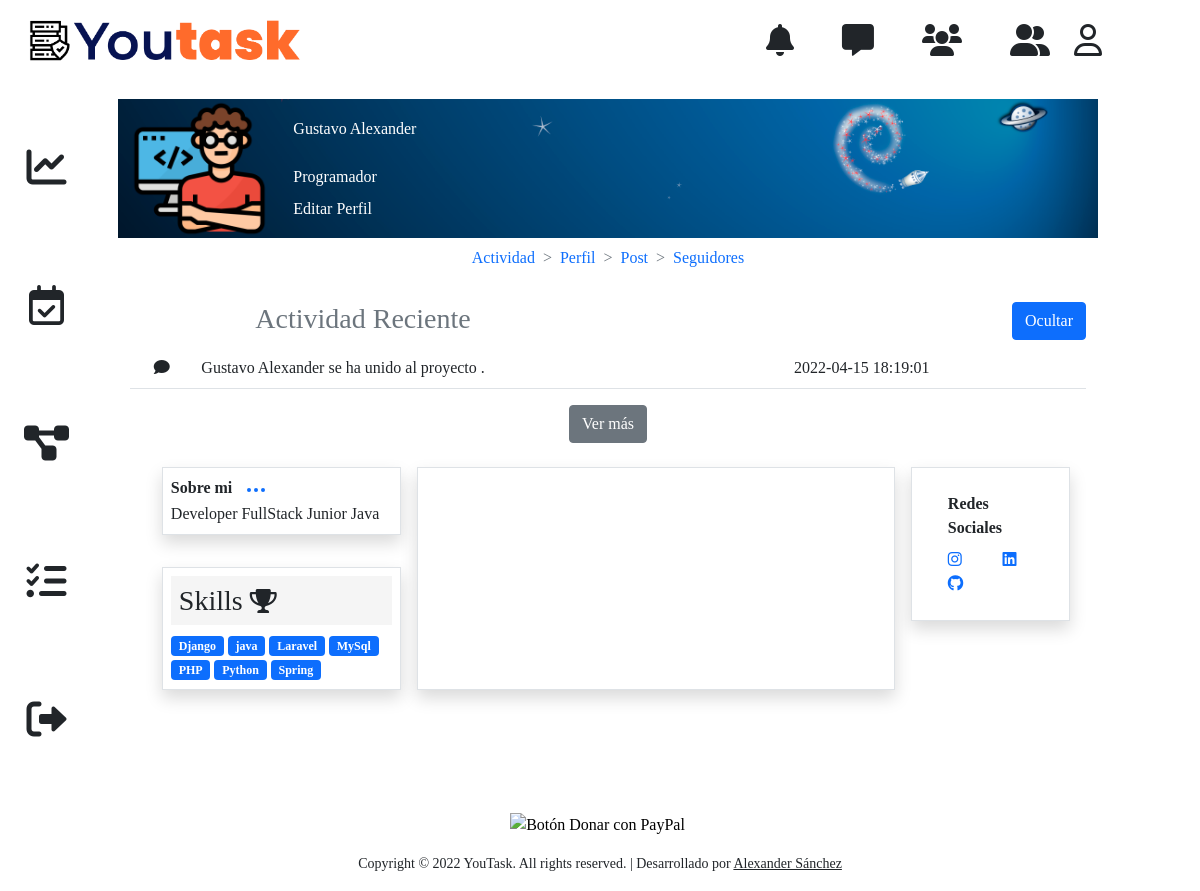
Screenshot of /perfil (signed in) with the database file from the repository.
### tables this page shows
CREATE TABLE `activity` (
  `id` int NOT NULL AUTO_INCREMENT,
  `user_id` int NOT NULL,
  `action` varchar(100) NOT NULL,
  `project_id` int DEFAULT NULL,
  `task_id` int DEFAULT NULL,
  `post_id` int DEFAULT NULL,
  `create_at` timestamp NULL DEFAULT CURRENT_TIMESTAMP,
  PRIMARY KEY (`id`),
  KEY `fk_user_idx` (`user_id`),
  KEY `fk_post_activity_idx` (`post_id`),
  KEY `fk_project_activity_idx` (`project_id`),
  KEY `fk_task_activity_idx` (`task_id`),
  CONSTRAINT `fk_post_activity` FOREIGN KEY (`post_id`) REFERENCES `post` (`id`) ON DELETE CASCADE ON UPDATE CASCADE,
  CONSTRAINT `fk_project_activity` FOREIGN KEY (`project_id`) REFERENCES `Projects` (`id`) ON DELETE CASCADE ON UPDATE CASCADE,
  CONSTRAINT `fk_task_activity` FOREIGN KEY (`task_id`) REFERENCES `Tasks` (`id`) ON DELETE CASCADE ON UPDATE CASCADE,
  CONSTRAINT `fk_user_activity` FOREIGN KEY (`user_id`) REFERENCES `users` (`id`) ON DELETE CASCADE ON UPDATE CASCADE
);

CREATE TABLE `users` (
  `id` int NOT NULL AUTO_INCREMENT,
  `username` varchar(20) NOT NULL,
  `password` varchar(200) NOT NULL,
  `email` varchar(60) NOT NULL,
  `validate` tinyint(1) DEFAULT NULL,
  `token` varchar(100) DEFAULT NULL,
  `admin` tinyint(1) DEFAULT NULL,
  `avatar` varchar(200) NOT NULL DEFAULT 'male.png',
  `dateC` timestamp NOT NULL DEFAULT CURRENT_TIMESTAMP,
  `description` mediumtext,
  `rol` varchar(45) DEFAULT NULL,
  `apellidos` varchar(70) NOT NULL,
  `isSocials` tinyint(1) DEFAULT '1',
  `instagram` varchar(200) DEFAULT NULL,
  `github` varchar(200) DEFAULT NULL,
  `linkedin` varchar(200) DEFAULT NULL,
  `gen` tinyint DEFAULT NULL,
  PRIMARY KEY (`id`),
  UNIQUE KEY `email` (`email`)
);

CREATE TABLE `skills` (
  `id` int NOT NULL AUTO_INCREMENT,
  `name` varchar(45) NOT NULL,
  PRIMARY KEY (`id`),
  UNIQUE KEY `name_UNIQUE` (`name`)
);

### controllers/PanelController.php (called while the page is built, shortened)
<?php
class PanelController
{
    public static function showPerfil(Router $router)
    {
        $activity = new Action();
        $typeAlert = false;
        $user = Users::find('id', $_SESSION['user'], false);
        $skills = $user->getSkills();
        $posts = Post::getAllC($user->id, 4);
        $activities = $activity->getAll($user->id, 4, 4);
        $router->render('app/profile', [
            'user' => $user,
            'alerts' => Users::getAlerts(),
            'typeAlert' => $typeAlert,
            'skills' => $skills,
            'posts' => $posts,
            'activities' => $activities,
        ]);
    }
}

### public/index.php (called while the page is built, shortened)
<?php
$router = new Router();
$router->post('/', [PageController::class, 'index']);
$router->get('/', [PageController::class, 'index']);
$router->get('/inicio', [PageController::class, 'index']);
$router->post('/inicio', [PageController::class, 'index']);
$router->get('/contacto', [PageController::class, 'contact']);
$router->get('/login', [LoginController::class, 'auth']);
$router->post('/login', [LoginController::class, 'auth']);
$router->get('/registro', [LoginController::class, 'register']);
$router->post('/registro', [LoginController::class, 'register']);
$router->get('/salir', [LoginController::class, 'logout']);
$router->get('/recuperar-password', [LoginController::class, 'forgetPassword']);
$router->post('/recuperar-password', [LoginController::class, 'forgetPassword']);
$router->get('/recovery-password', [LoginController::class, 'recoveryPassword']);
$router->post('/recovery-password', [LoginController::class, 'recoveryPassword']);
$router->get('/panel', [PanelController::class, 'index']);
$router->post('/panel', [PanelController::class, 'index']);
$router->get('/seguidores', [PanelController::class, 'showFriends']);
$router->post('/seguidores', [PanelController::class, 'showFriends']);
$router->get('/perfil', [PanelController::class, 'showPerfil']);
$router->post('/perfil', [PanelController::class, 'showPerfil']);
$router->get('/editar-perfil', [PanelController::class, 'editProfile']);
$router->post('/editar-perfil', [PanelController::class, 'editProfile']);
$router->get('/crear-proyecto', [PanelController::class, 'createProject']);
$router->post('/crear-proyecto', [PanelController::class, 'createProject']);
$router->get('/crear-tarea', [PanelController::class, 'createTask']);
$router->post('/crear-tarea', [PanelController::class, 'createTask']);
$router->get('/calendario', [PanelController::class, 'Calendar']);
$router->get('/proyectos', [PanelController::class, 'showProjects']);
$router->post('/proyectos', [PanelController::class, 'showProjects']);
$router->get('/proyecto', [PanelController::class, 'showProject']);
$router->post('/proyecto', [PanelController::class, 'showProject']);
$router->get('/tareas', [PanelController::class, 'showTasks']);
$router->post('/tarea', [PanelController::class, 'showTask']);
$router->get('/tarea', [PanelController::class, 'showTask']);
$router->get('/posts', [PanelController::class, 'showPosts']);
$router->post('/posts', [PanelController::class, 'showPosts']);
$router->get('/post', [PanelController::class, 'showPost']);
$router->post('/post', [PanelController::class, 'showPost']);
$router->get('/crear-post', [PanelController::class, 'create_post']);
$router->post('/crear-post', [PanelController::class, 'create_post']);
$router->get('/modificar-post', [PanelController::class, 'update_post']);
$router->post('/modificar-post', [PanelController::class, 'update_post']);
$router->get('/actividad', [PanelController::class, 'showActivity']);
$router->get('/seguidor', [PanelController::class, 'showFriend']);
$router->post('/seguidor', [PanelController::class, 'showFriend']);
$router->get('/mensajes', [PanelController::class, 'showMessages']);
$router->post('/mensajes', [PanelController::class, 'showMessages']);
$router->get('/actualizar-proyecto', [PanelController::class, 'updateProject']);
$router->post('/actualizar-proyecto', [PanelController::class, 'updateProject']);
$router->post('/actualizar-tarea', [PanelController::class, 'updateTask']);
$router->get('/actualizar-tarea', [PanelController::class, 'updateTask']);
$router->get('/miembros-proyecto', [PanelController::class, 'getMembersProjectC']);
$router->post('/miembros-proyecto', [PanelController::class, 'getMembersProjectC']);
$router->get('/api/posts', [APIController::class, 'listPosts']);
$router->post('/api/posts', [APIController::class, 'listPosts']);
$router->get('/api/post/delete', [APIController::class, 'deletePost']);
$router->post('/api/post/delete', [APIController::class, 'deletePost']);
$router->post('/api/post/update', [APIController::class, 'updatePost']);
$router->get('/api/post/update', [APIController::class, 'updatePost']);
$router->get('/api/friends', [APIController::class, 'listFriends']);
$router->post('/api/friends/delete', [APIController::class, 'deleteFriend']);
$router->post('/api/friends/update', [APIController::class, 'updateFriend']);
$router->get('/api/proyects', [APIController::class, 'listProjects']);
$router->get('/api/tasks', [APIController::class, 'listTasks']);
$router->get('/api/send_response_comment', [APIController::class, 'send_response_comment']);
$router->post('/api/send_response_comment', [APIController::class, 'send_response_comment']);
$router->post('/api/search-friends-for-name', [APIController::class, 'search_friends_for_name']);
$router->post('/api/send-resquest-friend', [APIController::class, 'send_resquest_friend']);
$router->get('/api/check-request-follower', [APIController::class, 'checkRequestFollower']);
$router->post('/api/check-request-follower', [APIController::class, 'checkRequestFollower']);
$router->post('/api/show-requests-followers', [APIController::class, 'getRequestsFollow']);
$router->get('/api/show-requests-followers', [APIController::class, 'getRequestsFollow']);
$router->post('/api/accept-follower', [APIController::class, 'acceptFollower']);
$router->post('/api/accept-reject', [APIController::class, 'RejectFollower']);
$router->get('/api/get-skills', [APIController::class, 'getAllSkills']);
$router->post('/api/check-skill', [APIController::class, 'checkSkill']);
$router->post('/api/create-skill', [APIController::class, 'createSkill']);
$router->post('/api/chat/app', [APIController::class, 'showChat']);
$router->post('/api/chat/app/send-message', [APIController::class, 'sendMessage']);
$router->get('/api/get-projects-paginate', [APIController::class, 'getProjectsPaginate']);
$router->post('/api/get-projects-paginate', [APIController::class, 'getProjectsPaginate']);
$router->get('/api/get-tasks-paginate', [APIController::class, 'getProjectsPaginate']);
$router->post('/api/get-tasks-paginate', [APIController::class, 'getTasksPaginate']);
$router->post('/api/delete', [APIController::class, 'delete']);
$router->post('/api/getMembersByProject', [APIController::class, 'getMembers']);
$router->post('/api/sendMessageProject', [APIController::class, 'sendMessageProject']);
$router->post('/api/getMessagesProjects', [APIController::class, 'getMessagesProjects']);
$router->post('/api/to-do-list', [APIController::class, 'getTaskByProject']);
$router->post('/api/addTaskByProject', [APIController::class, 'addTaskByProject']);
$router->post('/api/deleteFileByProject', [APIController::class, 'deleteFileByProject']);
$router->post('/api/getFriendsNotMembersByGroup', [APIController::class, 'getFriendsNotMembersByGroup']);
$router->post('/api/sendInvitationProject', [APIController::class, 'sendInvitationProject']);
$router->post('/api/insertAdminByProject', [APIController::class, 'insertAdminByProject']);
$router->get('/api/insertAdminByProject', [APIController::class, 'insertAdminByProject']);
$router->get('/api/dismisAdminByProject', [APIController::class, 'dismisAdminByProject']);
$router->post('/api/dismisAdminByProject', [APIController::class, 'dismisAdminByProject']);
$router->post('/api/checkAdminOrCreator', [APIController::class, 'checkAdminOrCreator']);
$router->post('/api/sendCommentChat', [APIController::class, 'sendCommentChat']);
$router->post('/api/showMessagesTask', [APIController::class, 'showMessagesTask']);
$router->post('/api/getEventsTask', [APIController::class, 'getEventsTask']);
$router->get('/api/getEvents', [APIController::class, 'getEvents']);
$router->post('/api/createEventC', [APIController::class, 'createEventC']);
$router->checkRutes();

### models/ActiveRecord.php (called while the page is built, shortened)
<?php
class ActiveRecord
{
    protected static $db;
    protected static $tabla = '';
    public static function setDB($database)
    {
        static::$db = $database;
    }
    public static function find($col, $item, bool $isAll)
    {
        $query = "SELECT * FROM " . static::$tabla  . " WHERE ${col} = '${item}' ";
        $data = static::consulSQL($query);
        return array_shift($data);
    }
    public static function consulSQL($query): array
    {
        $data = static::$db->query($query);
        $services = [];
        if ($data) {
            while ($record = $data->fetch_array(MYSQLI_ASSOC)) {
                $services[] = static::createObject($record);
            }
        }
        return $services;
    }
    protected static function createObject($record)
    {
        $object = new static;
        foreach ($record as $key => $value) {
            if (property_exists($object, $key)) {
                $object->$key = $value;
            } else if ($key == 'nameService') {
                $object->$key = $value;
            }
        }
        return $object;
    }
    public static function getAnyQueryResult($query)
    {
        $data_res = [];
        $data = static::$db->query($query);
        if ($data) {
            while ($record = $data->fetch_array(MYSQLI_ASSOC)) {
                $data_res[] = $record;
            }
        }
        return $data_res;
    }
}

### models/Action.php (called while the page is built, shortened)
<?php
class Action extends ActiveRecord
{
    public function getAll(int $user, int $limit, int $type): array
    {
        $query = null;
        switch ($type) {
            case 4:
                $query = "SELECT users.username as username, action, post.id as post_id, Tasks.id as task_id, Projects.id as project_id , post.name as post_name , Tasks.name as task_name, Projects.name as project_name,activity.create_at FROM activity ";
                $query .= "LEFT JOIN post ON activity.post_id = post.id ";
                $query .= "LEFT JOIN Projects ON activity.project_id = Projects.id ";
                $query .= "LEFT JOIN Tasks ON activity.task_id = Tasks.id ";
                break;
        }
        $query .= "LEFT JOIN users ON activity.user_id = users.id ";
        $query .= "WHERE users.id = $user ";
        if ($limit > 0) {
            $query .= " LIMIT $limit";
        }
        return static::consulSQL($query);
    }
}

### models/Users.php (called while the page is built, shortened)
<?php
class Users extends ActiveRecord
{
    public  $id;
    function __construct($args = [])
    {
        $this->id = $args['id'] ?? '0';
        $this->instagram = $args['instagram'] ?? '';
    }
    public function getSkills(): array
    {
        $query = "SELECT skills.name FROM skill_users ";
        $query .= " INNER JOIN skills on skill_users.id_skill = skills.id";
        $query .= " WHERE id_user = $this->id";
        return Users::getAnyQueryResult($query);
    }
}

### views/app/profile.php (the view, shortened to what this page needs)
<?php include_once __DIR__ . "/../templates/perfil_header.php"; ?>
<div class="row mt-3">
    <div class="activity_perfil col">
        <div class="d-flex flex-column">
            <h3 class="text-center text-secondary mb-2">Actividad Reciente </h3>
        </div>
    </div>
    <div class="col d-flex justify-content-end">
        <button type="button" id="close_activity_perfil" class="btn btn-primary mb-2">Ocultar</button>
    </div>
</div>
<div class="table-responsive activity_perfil">
    <table class="table">
        <tbody>
            <?php foreach ($activities as $activity) : ?>
                <?php
                $item_name = null;
                ?>
                <tr>
                    <td class="text-center">
                        <i class="fa fa-comment"></i>
                    </td>
                    <td>
                        <?php echo $activity->username . " ";
                        echo $activity->action;
                        ?> <a href="#"><?php echo $item_name; ?></a> .
                    </td>
                    <td>
                        <?php echo $activity->create_at; ?>
                    </td>
                </tr>
            <?php endforeach; ?>
        </tbody>
    </table>
    <div class="d-flex justify-content-center mb-4">
        <button class="btn btn-secondary" onclick="window.location.href='/actividad'">Ver más</button>
    </div>
</div>
<div class="row w-100 justify-content-center mb-2 mx-2">
    <div class="col-md-12 col-lg-3  mx-2 mb-2">
        <div class="row">
            <span class="border shadow p-2 mb-4"><strong>Sobre mi</strong> <a href="editar-perfil"></a> <br> <?php echo $user->description; ?>
            </span>
            <div class="col mt-2 border shadow p-2">
                <h3 class="bg-grey p-2">Skills <i class="fa fa-trophy fs-4"></i></h3>
                <?php foreach ($skills as $skill) : ?>
                    <span class="badge bg-primary"><?php echo $skill['name'] ?></span>
                <?php endforeach; ?>
            </div>
        </div>
    </div>
    <section id="wrap-articles" class="col-md-12 col-lg-6 border shadow mx-2 p-4 mb-2">
    </section>
    <?php if ($user->isSocials = "1") : ?>
        <div class="col-md-12 col-lg-2  mx-2">
            <div class="row border shadow p-4">
                <strong class="mb-2">Redes Sociales</strong>
                <div class="col">
                    <a href="<?php echo $user->instagram ?>"><i class="fa-brands fa-instagram"></i></a>
                </div>
                <div class="col ">
                    <a href="<?php echo $user->linkedin ?>"><i class="fa-brands fa-linkedin"></i></a>
                </div>
                <div class="col">
                    <a href="<?php echo $user->github ?>"><i class="fa-brands fa-github"></i></a>
                </div>
            </div>
        </div>
    <?php endif; ?>
</div>

### rows the page displays
activity: user.username "Gustavo Alexander", action "se ha unido al proyecto", create_at "2022-04-15 18:19:01"
users: description "Developer FullStack Junior Java"
skills: name "Django"
skills: name "java"
skills: name "Laravel"
skills: name "MySql"
skills: name "PHP"
skills: name "Python"
skills: name "Spring"

### other values shown
$_SESSION['username'] "Gustavo Alexander"
$_SESSION['rol'] "Programador"
